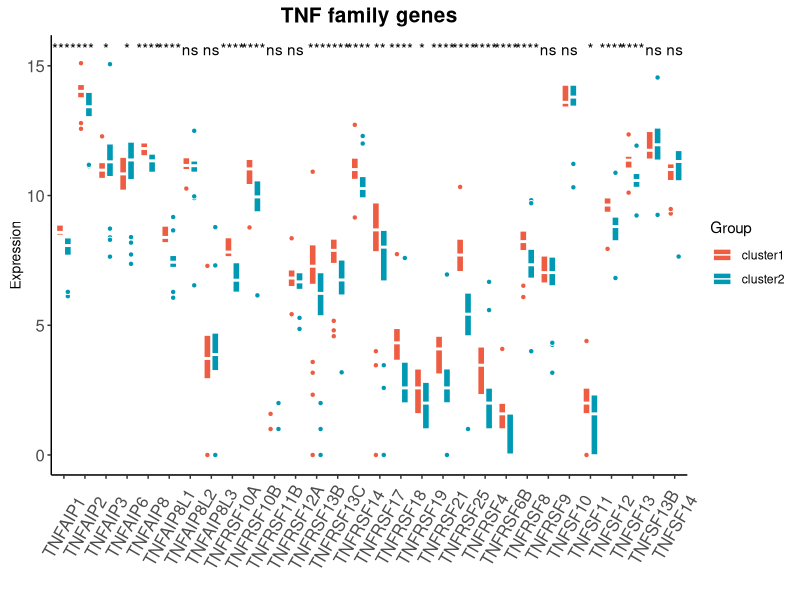
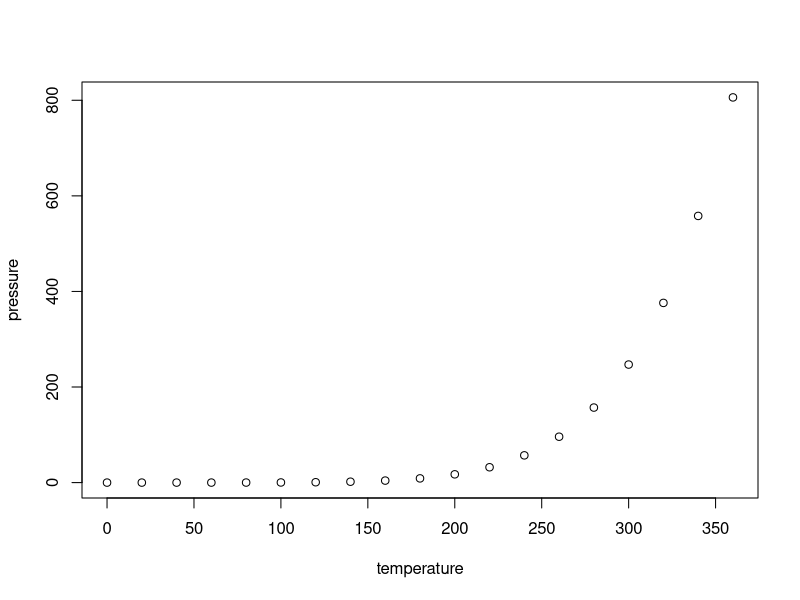

These charts were generated, in order, by the following R code:
## ---- chunk 1
rm(list = ls())

rt=read.table("TNF_genes.txt",sep="\t",header=T,row.names=1,check.names=F)  
rt1=rt[,-1]
rt1=t(rt1)
rt1=log2(rt1+1)
library(tidyverse)
library(ggpubr)
rt1=as.data.frame(t(rt1))
dat <- rt1 %>% as.data.frame() %>%
  rownames_to_column("Sample") %>% 
  gather(key = Complement_Gene,value = Expression,-Sample)
dat$Group = rt[,1]

ggplot(dat,aes(Complement_Gene,Expression,fill = Group)) + 
  geom_boxplot(outlier.shape = 21,color = "white") + 

  labs(title = "TNF family genes", 
       x="",y = "Expression") +
  theme(legend.position = "top") + theme_classic()  + 
  theme(axis.title.y =  element_text(size = 10,vjust = 0.5,hjust = 0.5))+
  theme(axis.text.x = element_text(size = 12,angle = 45,vjust = 0.5,hjust = 0.5))+
  theme(axis.text.y = element_text(size = 12))+
  theme(plot.title = element_text(hjust = 0.5,size=15,face="bold"))+
  
  theme(axis.text.x = element_text(angle=60,vjust = 0.5))+
  scale_fill_manual(values = c("tomato2","#0099B4FF"))+ stat_compare_means(aes(group = Group,label = ..p.signif..),method = "wilcox.test")

## ---- chunk 2
summary(cars)
## ---- chunk 3
plot(pressure)
